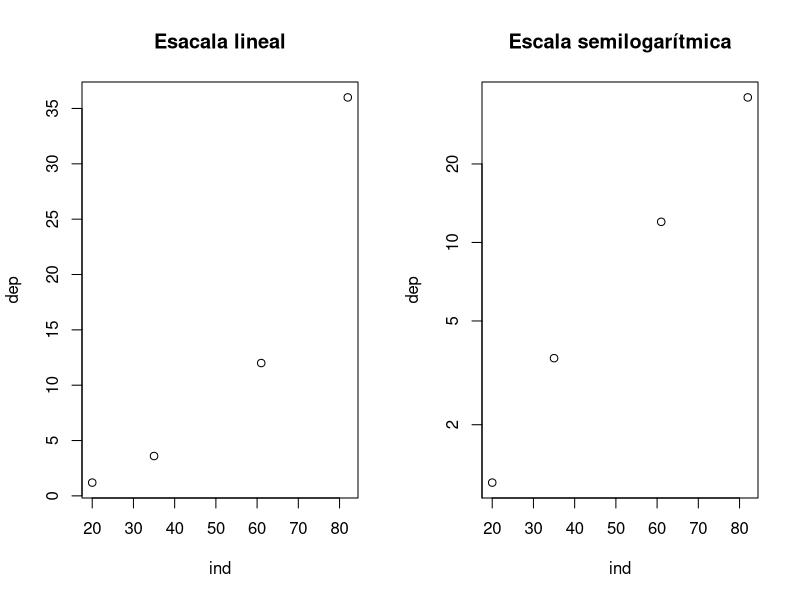
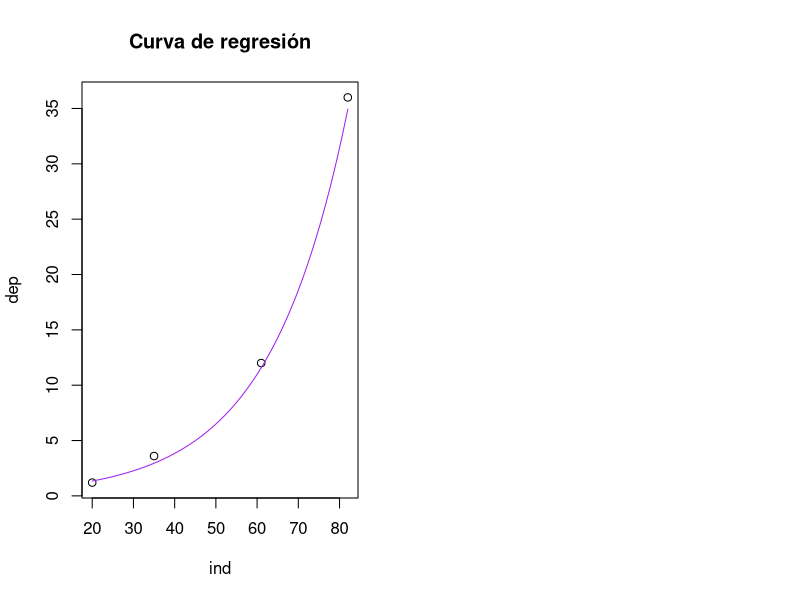
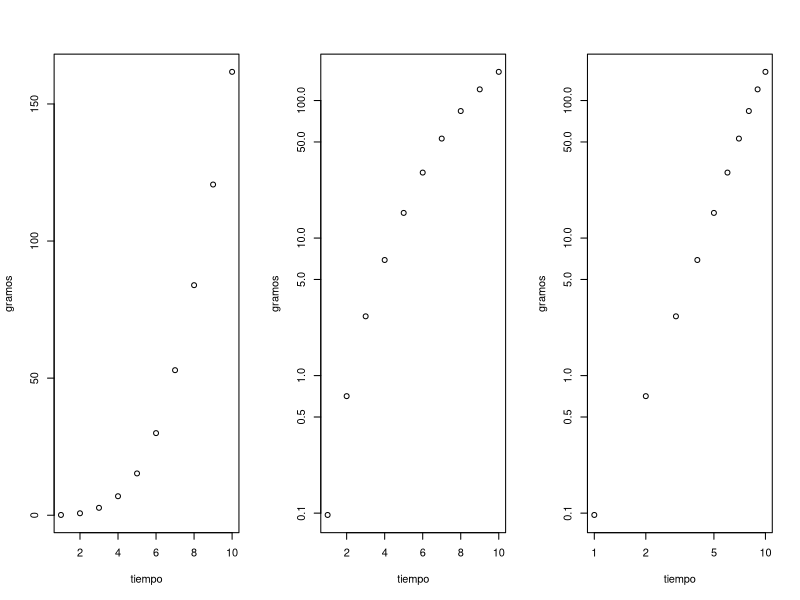
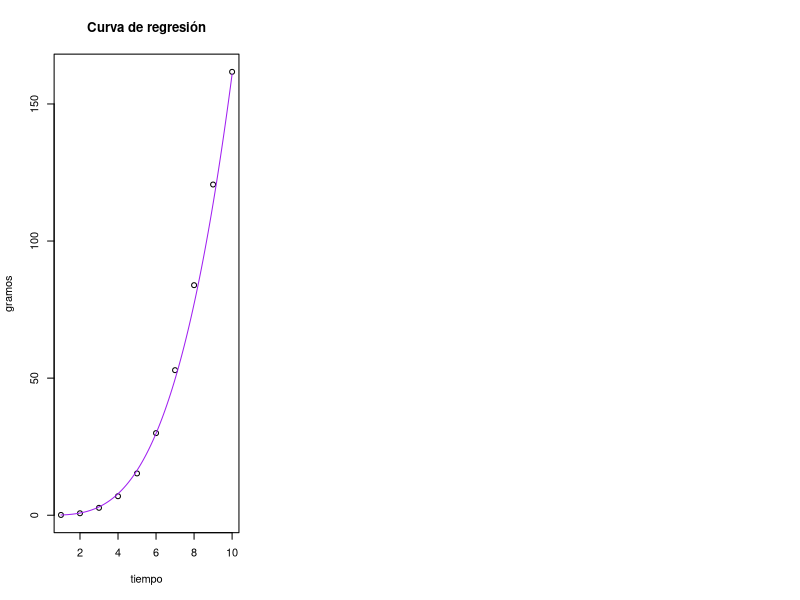

These charts were generated, in order, by the following R code:
## ---- chunk 1
knitr::opts_chunk$set(echo = TRUE)
## ---- chunk 2
dep = c(1.2,3.6,12,36)
ind = c(20,35,61,82)
## ---- chunk 3
par(mfrow = c(1,2))
plot(ind, dep, main = "Esacala lineal")
plot(ind, dep, log = "y", main = "Escala semilogarítmica")
## ---- chunk 4
lm(log10(dep)~ind)
## ---- chunk 5
summary(lm(log10(dep)~ind))$r.squared
## ---- chunk 6
plot(ind, dep, main = "Curva de regresión")
curve(1.054^x*0.468, add = TRUE, col = "purple")
## ---- chunk 7
tiempo = 1:10
gramos = c(0.097,0.709,2.698,6.928,15.242,29.944,52.902,83.903,120.612,161.711)
d.f = data.frame(tiempo,gramos)
## ---- chunk 8
par(mfrow = c(1,3))
plot(d.f)
plot(d.f, log = "y")
plot(d.f, log = "xy")
## ---- chunk 9
lm(log10(gramos)~log10(tiempo), data = d.f)
## ---- chunk 10
summary(lm(log10(gramos)~log10(tiempo), data = d.f))$r.squared
## ---- chunk 11
plot(d.f, main = "Curva de regresión")
curve(x^(3.298)*0.081, add = TRUE, col = "purple")
